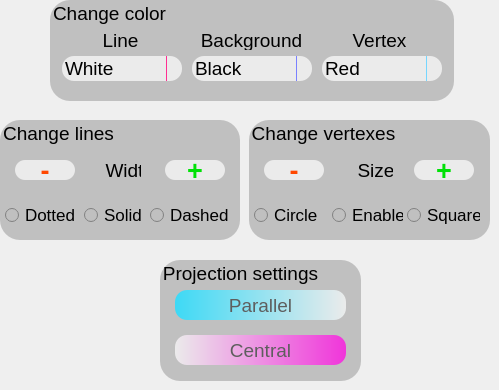
    <widget class="QWidget" name="Settings">
     <widget class="QGroupBox" name="changeColor">
      <property name="geometry">
       <rect>
        <x>50</x>
        <y>0</y>
        <width>404</width>
        <height>101</height>
       </rect>
      </property>
      <property name="minimumSize">
       <size>
        <width>404</width>
        <height>101</height>
       </size>
      </property>
      <property name="font">
       <font>
        <family>Arial</family>
        <pointsize>14</pointsize>
       </font>
      </property>
      <property name="styleSheet">
       <string notr="true">background: rgb(192, 192, 192);
border-radius: 20px; 


</string>
      </property>
      <property name="title">
       <string>Change color</string>
      </property>
      <widget class="QLabel" name="label_3">
       <property name="enabled">
        <bool>true</bool>
       </property>
       <property name="geometry">
        <rect>
         <x>15</x>
         <y>30</y>
         <width>111</width>
         <height>20</height>
        </rect>
       </property>
       <property name="maximumSize">
        <size>
         <width>16777215</width>
         <height>20</height>
        </size>
       </property>
       <property name="font">
        <font>
         <family>Arial</family>
         <pointsize>14</pointsize>
        </font>
       </property>
       <property name="text">
        <string>Line</string>
       </property>
       <property name="alignment">
        <set>Qt::AlignCenter</set>
       </property>
      </widget>
      <widget class="QComboBox" name="lineColor">
       <property name="geometry">
        <rect>
         <x>12</x>
         <y>56</y>
         <width>120</width>
         <height>25</height>
        </rect>
       </property>
       <property name="minimumSize">
        <size>
         <width>117</width>
         <height>25</height>
        </size>
       </property>
       <property name="maximumSize">
        <size>
         <width>120</width>
         <height>25</height>
        </size>
       </property>
       <property name="font">
        <font>
         <family>Arial</family>
         <pointsize>14</pointsize>
        </font>
       </property>
       <property name="autoFillBackground">
        <bool>false</bool>
       </property>
       <property name="styleSheet">
        <string notr="true">QComboBox {
    border-radius: 12px;
    padding: 1px 18px 1px 3px;
    min-width: 6em;
}

QComboBox:editable {
    background: qlineargradient(spread:pad, x1:0, y1:0, x2:1, y2:0, stop:0 rgb(240, 53, 218), stop:1 rgb(61, 217, 245));
}

QComboBox:!editable, QComboBox::drop-down:editable {
     background: rgb(235, 235, 235);
}
QComboBox:!editable:on, QComboBox::drop-down:editable:on {
    background: qlineargradient(spread:pad, x1:0, y1:0, x2:1, y2:0, stop:0 rgb(240, 53, 218), stop:1 rgb(61, 217, 245));
}

QComboBox:on { 
    padding-top: 3px;
    padding-left: 4px;
}

QComboBox::drop-down {
    subcontrol-origin: padding;
    subcontrol-position: top right;
    width: 15px;

    border-left-width: 1px;
    border-left-color: rgb(255, 47, 146);
    border-left-style: solid; 
    border-top-right-radius: 3px; 
    border-bottom-right-radius: 3px;
}

QComboBox::down-arrow:on { 
    top: 1px;
    left: 1px;
}</string>
       </property>
       <item>
        <property name="text">
         <string>White</string>
        </property>
       </item>
       <item>
        <property name="text">
         <string>Red</string>
        </property>
       </item>
       <item>
        <property name="text">
         <string>Black</string>
        </property>
       </item>
       <item>
        <property name="text">
         <string>Blue</string>
        </property>
       </item>
       <item>
        <property name="text">
         <string>Dark blue</string>
        </property>
       </item>
       <item>
        <property name="text">
         <string>Gray</string>
        </property>
       </item>
       <item>
        <property name="text">
         <string>Green</string>
        </property>
       </item>
       <item>
        <property name="text">
         <string>Yellow</string>
        </property>
       </item>
       <item>
        <property name="text">
         <string>Orange</string>
        </property>
       </item>
       <item>
        <property name="text">
         <string>Pink</string>
        </property>
       </item>
       <item>
        <property name="text">
         <string>Deep pink</string>
        </property>
       </item>
       <item>
        <property name="text">
         <string>Purple</string>
        </property>
       </item>
       <item>
        <property name="text">
         <string>Lavender</string>
        </property>
       </item>
      </widget>
      <widget class="QComboBox" name="backgroundColor">
       <property name="geometry">
        <rect>
         <x>142</x>
         <y>56</y>
         <width>120</width>
         <height>25</height>
        </rect>
       </property>
       <property name="minimumSize">
        <size>
         <width>117</width>
         <height>25</height>
        </size>
       </property>
       <property name="maximumSize">
        <size>
         <width>120</width>
         <height>25</height>
        </size>
       </property>
       <property name="font">
        <font>
         <family>Arial</family>
         <pointsize>14</pointsize>
        </font>
       </property>
       <property name="styleSheet">
        <string notr="true">QComboBox {
    border-radius: 12px;
    padding: 1px 18px 1px 3px;
    min-width: 6em;
}

QComboBox:editable {
    background: qlineargradient(spread:pad, x1:0, y1:0, x2:1, y2:0, stop:0 rgb(240, 53, 218), stop:1 rgb(61, 217, 245));
}

QComboBox:!editable, QComboBox::drop-down:editable {
     background: rgb(235, 235, 235);
}
QComboBox:!editable:on, QComboBox::drop-down:editable:on {
    background: qlineargradient(spread:pad, x1:0, y1:0, x2:1, y2:0, stop:0 rgb(240, 53, 218), stop:1 rgb(61, 217, 245));
}

QComboBox:on { 
    padding-top: 3px;
    padding-left: 4px;
}

QComboBox::drop-down {
    subcontrol-origin: padding;
    subcontrol-position: top right;
    width: 15px;

    border-left-width: 1px;
    border-left-color: rgb(122, 129, 255);
    border-left-style: solid; 
    border-top-right-radius: 3px; 
    border-bottom-right-radius: 3px;
}

QComboBox::down-arrow:on { 
    top: 1px;
    left: 1px;
}</string>
       </property>
       <item>
        <property name="text">
         <string>Black</string>
        </property>
       </item>
       <item>
        <property name="text">
         <string>White</string>
        </property>
       </item>
       <item>
        <property name="text">
         <string>Red</string>
        </property>
       </item>
       <item>
        <property name="text">
         <string>Blue</string>
        </property>
       </item>
       <item>
        <property name="text">
         <string>Dark blue</string>
        </property>
       </item>
       <item>
        <property name="text">
         <string>Gray</string>
        </property>
       </item>
       <item>
        <property name="text">
         <string>Green</string>
        </property>
       </item>
       <item>
        <property name="text">
         <string>Yellow</string>
        </property>
       </item>
       <item>
        <property name="text">
         <string>Orange</string>
        </property>
       </item>
       <item>
        <property name="text">
         <string>Pink</string>
        </property>
       </item>
       <item>
        <property name="text">
         <string>Deep pink</string>
        </property>
       </item>
       <item>
        <property name="text">
         <string>Purple</string>
        </property>
       </item>
       <item>
        <property name="text">
         <string>Lavender</string>
        </property>
       </item>
      </widget>
      <widget class="QComboBox" name="vertexColor">
       <property name="geometry">
        <rect>
         <x>272</x>
         <y>56</y>
         <width>120</width>
         <height>25</height>
        </rect>
       </property>
       <property name="minimumSize">
        <size>
         <width>117</width>
         <height>25</height>
        </size>
       </property>
       <property name="maximumSize">
        <size>
         <width>120</width>
         <height>25</height>
        </size>
       </property>
       <property name="font">
        <font>
         <family>Arial</family>
         <pointsize>14</pointsize>
        </font>
       </property>
       <property name="styleSheet">
        <string notr="true">QComboBox {
    border-radius: 12px;
    padding: 1px 18px 1px 3px;
    min-width: 6em;
}

QComboBox:editable {
    background: qlineargradient(spread:pad, x1:0, y1:0, x2:1, y2:0, stop:0 rgb(240, 53, 218), stop:1 rgb(61, 217, 245));
}

QComboBox:!editable, QComboBox::drop-down:editable {
     background: rgb(235, 235, 235);
}
QComboBox:!editable:on, QComboBox::drop-down:editable:on {
    background: qlineargradient(spread:pad, x1:0, y1:0, x2:1, y2:0, stop:0 rgb(240, 53, 218), stop:1 rgb(61, 217, 245));
}

QComboBox:on { 
    padding-top: 3px;
    padding-left: 4px;
}

QComboBox::drop-down {
    subcontrol-origin: padding;
    subcontrol-position: top right;
    width: 15px;

    border-left-width: 1px;
    border-left-color: rgb(118, 214, 255);
    border-left-style: solid; 
    border-top-right-radius: 3px; 
    border-bottom-right-radius: 3px;
}

QComboBox::down-arrow:on { 
    top: 1px;
    left: 1px;
}</string>
       </property>
       <item>
        <property name="text">
         <string>Red</string>
        </property>
       </item>
       <item>
        <property name="text">
         <string>White</string>
        </property>
       </item>
       <item>
        <property name="text">
         <string>Black</string>
        </property>
       </item>
       <item>
        <property name="text">
         <string>Blue</string>
        </property>
       </item>
       <item>
        <property name="text">
         <string>Dark blue</string>
        </property>
       </item>
       <item>
        <property name="text">
         <string>Gray</string>
        </property>
       </item>
       <item>
        <property name="text">
         <string>Green</string>
        </property>
       </item>
       <item>
        <property name="text">
         <string>Yellow</string>
        </property>
       </item>
       <item>
        <property name="text">
         <string>Orange</string>
        </property>
       </item>
       <item>
        <property name="text">
         <string>Pink</string>
        </property>
       </item>
       <item>
        <property name="text">
         <string>Deep pink</string>
        </property>
       </item>
       <item>
        <property name="text">
         <string>Purple</string>
        </property>
       </item>
       <item>
        <property name="text">
         <string>Lavender</string>
        </property>
       </item>
      </widget>
      <widget class="QLabel" name="label_4">
       <property name="geometry">
        <rect>
         <x>136</x>
         <y>30</y>
         <width>131</width>
         <height>20</height>
        </rect>
       </property>
       <property name="maximumSize">
        <size>
         <width>16777215</width>
         <height>20</height>
        </size>
       </property>
       <property name="font">
        <font>
         <family>Arial</family>
         <pointsize>14</pointsize>
        </font>
       </property>
       <property name="text">
        <string>Background</string>
       </property>
       <property name="alignment">
        <set>Qt::AlignCenter</set>
       </property>
      </widget>
      <widget class="QLabel" name="label_5">
       <property name="geometry">
        <rect>
         <x>279</x>
         <y>30</y>
         <width>101</width>
         <height>20</height>
        </rect>
       </property>
       <property name="maximumSize">
        <size>
         <width>16777215</width>
         <height>20</height>
        </size>
       </property>
       <property name="font">
        <font>
         <family>Arial</family>
         <pointsize>14</pointsize>
        </font>
       </property>
       <property name="text">
        <string>Vertex</string>
       </property>
       <property name="alignment">
        <set>Qt::AlignCenter</set>
       </property>
      </widget>
     </widget>
     <widget class="QGroupBox" name="changeLine">
      <property name="geometry">
       <rect>
        <x>0</x>
        <y>120</y>
        <width>240</width>
        <height>120</height>
       </rect>
      </property>
      <property name="font">
       <font>
        <family>Arial</family>
        <pointsize>14</pointsize>
       </font>
      </property>
      <property name="styleSheet">
       <string notr="true">background: rgb(192, 192, 192);
border-radius: 20px; 


</string>
      </property>
      <property name="title">
       <string>Change lines</string>
      </property>
      <property name="alignment">
       <set>Qt::AlignLeading|Qt::AlignLeft|Qt::AlignVCenter</set>
      </property>
      <widget class="QPushButton" name="lineWidthMinus">
       <property name="geometry">
        <rect>
         <x>15</x>
         <y>40</y>
         <width>60</width>
         <height>20</height>
        </rect>
       </property>
       <property name="font">
        <font>
         <family>Arial</family>
         <pointsize>20</pointsize>
         <bold>true</bold>
        </font>
       </property>
       <property name="styleSheet">
        <string notr="true">QPushButton {
   	background-color: rgb(235, 235, 235);
	color: rgb(255, 71, 0);
	border-radius: 10px;
}

QPushButton:pressed {
	background-color: qlineargradient(spread:pad, x1:0, y1:0, x2:1, y2:0, stop:0 rgb(255, 197, 0), stop:1 rgb(255, 71, 0));
	color: rgb(0, 0, 0);
	border-radius: 10px;
	font-size: 24px;
}


</string>
       </property>
       <property name="text">
        <string>-</string>
       </property>
      </widget>
      <widget class="QLabel" name="label">
       <property name="geometry">
        <rect>
         <x>95</x>
         <y>42</y>
         <width>46</width>
         <height>16</height>
        </rect>
       </property>
       <property name="font">
        <font>
         <family>Arial</family>
         <pointsize>14</pointsize>
        </font>
       </property>
       <property name="text">
        <string>  Width</string>
       </property>
      </widget>
      <widget class="QPushButton" name="lineWidthPlus">
       <property name="geometry">
        <rect>
         <x>165</x>
         <y>40</y>
         <width>60</width>
         <height>20</height>
        </rect>
       </property>
       <property name="font">
        <font>
         <family>Arial</family>
         <pointsize>20</pointsize>
         <bold>true</bold>
        </font>
       </property>
       <property name="styleSheet">
        <string notr="true">QPushButton {
   	background-color: rgb(235, 235, 235);
	color: rgb(1, 225, 7);
	border-radius: 10px;
}

QPushButton:pressed {
	background-color: qlineargradient(spread:pad, x1:0, y1:0, x2:1, y2:0, stop:0 rgb(229, 255, 0), stop:1 rgb(1, 225, 7));
	color: rgb(0, 0, 0);
	border-radius: 10px;
	font-size: 24px;
}



</string>
       </property>
       <property name="text">
        <string>+</string>
       </property>
      </widget>
      <widget class="QRadioButton" name="dottedLineChoice">
       <property name="geometry">
        <rect>
         <x>5</x>
         <y>80</y>
         <width>73</width>
         <height>30</height>
        </rect>
       </property>
       <property name="font">
        <font>
         <family>Arial</family>
         <pointsize>13</pointsize>
        </font>
       </property>
       <property name="styleSheet">
        <string notr="true">QRadioButton:hover {
border-radius: 15px; 
border-style: dotted;
border-color: rgb(240, 53, 218);
border-width: 2px; }

QRadioButton:checked {
border-radius: 15px; 
border-style: dotted;
border-color: rgb(240, 53, 218);
border-width: 2px;}</string>
       </property>
       <property name="text">
        <string>Dotted</string>
       </property>
      </widget>
      <widget class="QRadioButton" name="solidLineChoice">
       <property name="geometry">
        <rect>
         <x>84</x>
         <y>80</y>
         <width>59</width>
         <height>30</height>
        </rect>
       </property>
       <property name="font">
        <font>
         <family>Arial</family>
         <pointsize>13</pointsize>
        </font>
       </property>
       <property name="styleSheet">
        <string notr="true">QRadioButton:hover {
border-radius: 15px; 
border-style: solid;
border-color: rgb(240, 53, 218);
border-width: 2px; }

QRadioButton:checked {
border-radius: 15px; 
border-style: solid;
border-color: rgb(240, 53, 218);
border-width: 2px;}</string>
       </property>
       <property name="text">
        <string>Solid</string>
       </property>
      </widget>
      <widget class="QRadioButton" name="dashedLineChoice">
       <property name="geometry">
        <rect>
         <x>150</x>
         <y>80</y>
         <width>82</width>
         <height>30</height>
        </rect>
       </property>
       <property name="font">
        <font>
         <family>Arial</family>
         <pointsize>13</pointsize>
        </font>
       </property>
       <property name="styleSheet">
        <string notr="true">QRadioButton:hover {
border-radius: 15px; 
border-style: dashed;
border-color: rgb(240, 53, 218);
border-width: 2px; }

QRadioButton:checked {
border-radius: 15px; 
border-style: dashed;
border-color: rgb(240, 53, 218);
border-width: 2px;}</string>
       </property>
       <property name="text">
        <string>Dashed </string>
       </property>
      </widget>
     </widget>
     <widget class="QGroupBox" name="changeVertexes">
      <property name="geometry">
       <rect>
        <x>249</x>
        <y>120</y>
        <width>241</width>
        <height>120</height>
       </rect>
      </property>
      <property name="font">
       <font>
        <family>Arial</family>
        <pointsize>14</pointsize>
       </font>
      </property>
      <property name="styleSheet">
       <string notr="true">background: rgb(192, 192, 192);
border-radius: 20px; 


</string>
      </property>
      <property name="title">
       <string>Change vertexes</string>
      </property>
      <widget class="QPushButton" name="vertexSizeMinus">
       <property name="geometry">
        <rect>
         <x>15</x>
         <y>40</y>
         <width>60</width>
         <height>20</height>
        </rect>
       </property>
       <property name="font">
        <font>
         <family>Arial</family>
         <pointsize>20</pointsize>
         <bold>true</bold>
        </font>
       </property>
       <property name="styleSheet">
        <string notr="true">QPushButton {
   	background-color: rgb(235, 235, 235);
	color: rgb(255, 71, 0);
	border-radius: 10px;
}

QPushButton:pressed {
	background-color: qlineargradient(spread:pad, x1:0, y1:0, x2:1, y2:0, stop:0 rgb(255, 197, 0), stop:1 rgb(255, 71, 0));
	color: rgb(0, 0, 0);
	border-radius: 10px;
	font-size: 24px;
}


</string>
       </property>
       <property name="text">
        <string>-</string>
       </property>
      </widget>
      <widget class="QRadioButton" name="squareVertexChoice">
       <property name="geometry">
        <rect>
         <x>158</x>
         <y>80</y>
         <width>73</width>
         <height>30</height>
        </rect>
       </property>
       <property name="font">
        <font>
         <family>Arial</family>
         <pointsize>13</pointsize>
        </font>
       </property>
       <property name="styleSheet">
        <string notr="true">QRadioButton:hover {
border-radius: 1px; 
border-style: solid;
border-color: rgb(61, 217, 245);
border-width: 2px; }

QRadioButton:checked {
border-radius: 1px; 
border-style: solid;
border-color: rgb(61, 217, 245);
border-width: 2px; }</string>
       </property>
       <property name="text">
        <string>Square</string>
       </property>
      </widget>
      <widget class="QLabel" name="label_2">
       <property name="geometry">
        <rect>
         <x>98</x>
         <y>42</y>
         <width>46</width>
         <height>16</height>
        </rect>
       </property>
       <property name="font">
        <font>
         <family>Arial</family>
         <pointsize>14</pointsize>
        </font>
       </property>
       <property name="text">
        <string>  Size</string>
       </property>
      </widget>
      <widget class="QPushButton" name="vertexSizePlus">
       <property name="geometry">
        <rect>
         <x>165</x>
         <y>40</y>
         <width>60</width>
         <height>20</height>
        </rect>
       </property>
       <property name="font">
        <font>
         <family>Arial</family>
         <pointsize>20</pointsize>
         <bold>true</bold>
        </font>
       </property>
       <property name="styleSheet">
        <string notr="true">QPushButton {
   	background-color: rgb(235, 235, 235);
	color: rgb(1, 225, 7);
	border-radius: 10px;
}

QPushButton:pressed {
	background-color: qlineargradient(spread:pad, x1:0, y1:0, x2:1, y2:0, stop:0 rgb(229, 255, 0), stop:1 rgb(1, 225, 7));
	color: rgb(0, 0, 0);
	border-radius: 10px;
	font-size: 24px;
}



</string>
       </property>
       <property name="text">
        <string>+</string>
       </property>
      </widget>
      <widget class="QRadioButton" name="circleVertexChoice">
       <property name="geometry">
        <rect>
         <x>5</x>
         <y>80</y>
         <width>73</width>
         <height>30</height>
        </rect>
       </property>
       <property name="font">
        <font>
         <family>Arial</family>
         <pointsize>13</pointsize>
        </font>
       </property>
       <property name="styleSheet">
        <string notr="true">QRadioButton:hover {
border-radius: 15px; 
border-style: solid;
border-color: rgb(61, 217, 245);
border-width: 2px; }

QRadioButton:checked {
border-radius: 15px; 
border-style: solid;
border-color: rgb(61, 217, 245);
border-width: 2px; }</string>
       </property>
       <property name="text">
        <string>Circle</string>
       </property>
      </widget>
      <widget class="QRadioButton" name="enableVertexChoice">
       <property name="geometry">
        <rect>
         <x>83</x>
         <y>80</y>
         <width>71</width>
         <height>30</height>
        </rect>
       </property>
       <property name="font">
        <font>
         <family>Arial</family>
         <pointsize>13</pointsize>
        </font>
       </property>
       <property name="text">
        <string>Enable</string>
       </property>
      </widget>
     </widget>
     <widget class="QGroupBox" name="changeProjection">
      <property name="geometry">
       <rect>
        <x>160</x>
        <y>260</y>
        <width>201</width>
        <height>121</height>
       </rect>
      </property>
      <property name="font">
       <font>
        <family>Arial</family>
        <pointsize>14</pointsize>
       </font>
      </property>
      <property name="styleSheet">
       <string notr="true">background: rgb(192, 192, 192);
border-radius: 20px; 


</string>
      </property>
      <property name="title">
       <string>Projection settings</string>
      </property>
      <widget class="QPushButton" name="projectionParallelChoice">
       <property name="geometry">
        <rect>
         <x>15</x>
         <y>30</y>
         <width>171</width>
         <height>30</height>
        </rect>
       </property>
       <property name="font">
        <font>
         <family>Arial</family>
         <pointsize>14</pointsize>
        </font>
       </property>
       <property name="styleSheet">
        <string notr="true">QPushButton {
	border-radius: 12px; 
	color: rgb(94, 94, 94);
	background-color: qlineargradient(spread:pad, x1:0, y1:0, x2:1, y2:0, stop:0 rgb(61, 217, 245), stop:1 rgb(235, 235, 235));
}

QPushButton:pressed {
   	color: rgb(0, 0, 0);
	border-radius: 12px;  
	background-color: qlineargradient(spread:pad, x1:0, y1:0, x2:1, y2:0, stop:0 rgb(61, 217, 245), stop:1 rgb(235, 235, 235));
	font-size: 16px;
}


</string>
       </property>
       <property name="text">
        <string>Parallel</string>
       </property>
      </widget>
      <widget class="QPushButton" name="projectionCentralChoice">
       <property name="geometry">
        <rect>
         <x>15</x>
         <y>75</y>
         <width>171</width>
         <height>30</height>
        </rect>
       </property>
       <property name="font">
        <font>
         <family>Arial</family>
         <pointsize>14</pointsize>
        </font>
       </property>
       <property name="styleSheet">
        <string notr="true">QPushButton {
	border-radius: 12px; 
	color: rgb(94, 94, 94);
	background-color: qlineargradient(spread:pad, x1:0, y1:0, x2:1, y2:0, stop:0 rgb(235, 235, 235), stop:1 rgb(240, 53, 218));
}

QPushButton:pressed {
   	color: rgb(0, 0, 0);
	border-radius: 12px;  
	background-color: qlineargradient(spread:pad, x1:0, y1:0, x2:1, y2:0, stop:0 rgb(235, 235, 235), stop:1 rgb(240, 53, 218));
	font-size: 16px;
}


</string>
       </property>
       <property name="text">
        <string>Central</string>
       </property>
      </widget>
     </widget>
    </widget>
